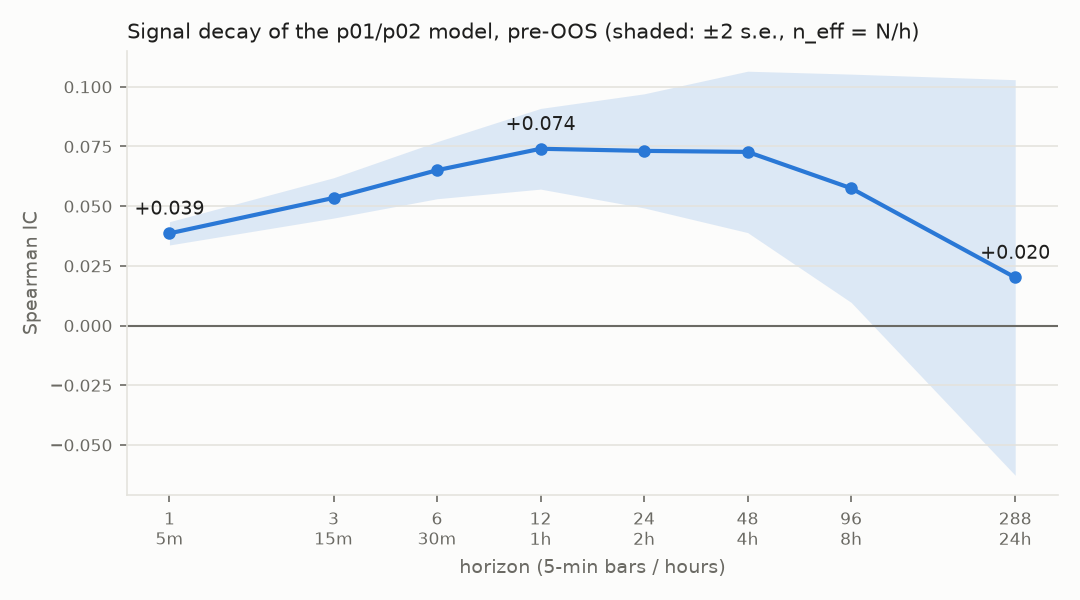

The Python source for this figure:
"""p03 step 1 (diagnostic, PRE-OOS only, no trial): how fast does the p01/p02
model's edge decay? Spearman IC of (prob_up - 0.5) vs the forward log return
log(close[t+h] / close[t]) for several h, on p02's PurgedKFold selection
predictions. A position decided at the close of t and filled there (delay=1)
earns exactly this forward return.

Forward windows are cut so t+h <= 2024-04-07: no OOS return is read.
s.e. ~ 1/sqrt(N/h): overlapping h-bar windows give ~N/h independent ones.
That is still optimistic when the predictions themselves are persistent.

Run from the repo root:  python research/p03_positioning_features/decay.py
"""
import json
from pathlib import Path

import matplotlib
matplotlib.use("Agg")
import matplotlib.pyplot as plt
import numpy as np
import pandas as pd

OUT = Path(__file__).parent
SEL_END = pd.Timestamp("2024-04-07", tz="UTC")
HORIZONS = (1, 3, 6, 12, 24, 48, 96, 288)
INK, MUTED, GRID, SURFACE, SERIES = "#1f1f1e", "#6b6a64", "#e4e3dd", "#fcfcfb", "#2a78d6"

if __name__ == "__main__":
    close = pd.read_parquet("data/bars/BTCUSDT-5m-2022-08_2026-08.parquet")["close"]
    p = pd.read_parquet("research/p02_positioning/preds_selection.parquet")["prob_up"]
    lc = np.log(close)
    rows = []
    for h in HORIZONS:
        fwd = (lc.shift(-h) - lc).reindex(p.index)
        end = pd.Series(close.index, close.index).shift(-h).reindex(p.index)
        m = fwd.notna() & (end <= SEL_END)
        ic = (p[m] - 0.5).corr(fwd[m], method="spearman")
        n_eff = m.sum() / h
        rows.append({"h_bars": h, "h_hours": h / 12, "ic": ic, "n": int(m.sum()), "n_eff": n_eff,
                     "se": 1 / np.sqrt(n_eff), "t": ic * np.sqrt(n_eff)})
    df = pd.DataFrame(rows).set_index("h_bars")
    (OUT / "decay.json").write_text(json.dumps(df.reset_index().to_dict(orient="records"), indent=1))
    print(df.round(4).to_string())

    fig, ax = plt.subplots(figsize=(7.2, 4.0), dpi=150)
    fig.patch.set_facecolor(SURFACE)
    ax.set_facecolor(SURFACE)
    x = df.index.to_numpy()
    ax.fill_between(x, df["ic"] - 2 * df["se"], df["ic"] + 2 * df["se"], color=SERIES, alpha=0.15, lw=0)
    ax.plot(x, df["ic"], color=SERIES, lw=2, marker="o", ms=5)
    ax.axhline(0, color=MUTED, lw=1)
    ax.set_xscale("log")
    ax.set_xticks(x, [f"{h}\n{h * 5}m" if h < 12 else f"{h}\n{h / 12:g}h" for h in x])
    ax.minorticks_off()
    for h in (1, 12, 288):
        v = df.loc[h, "ic"]
        ax.annotate(f"{v:+.3f}", (h, v), textcoords="offset points", xytext=(0, 9), ha="center",
                    fontsize=9, color=INK)
    ax.set_xlabel("horizon (5-min bars / hours)", color=MUTED, fontsize=9)
    ax.set_ylabel("Spearman IC", color=MUTED, fontsize=9)
    ax.set_title("Signal decay of the p01/p02 model, pre-OOS (shaded: ±2 s.e., n_eff = N/h)",
                 color=INK, fontsize=10, loc="left")
    ax.grid(axis="y", color=GRID, lw=0.8)
    for s in ("top", "right"):
        ax.spines[s].set_visible(False)
    for s in ("left", "bottom"):
        ax.spines[s].set_color(GRID)
    ax.tick_params(colors=MUTED, labelsize=8)
    fig.tight_layout()
    fig.savefig(OUT / "decay.png", facecolor=SURFACE)
